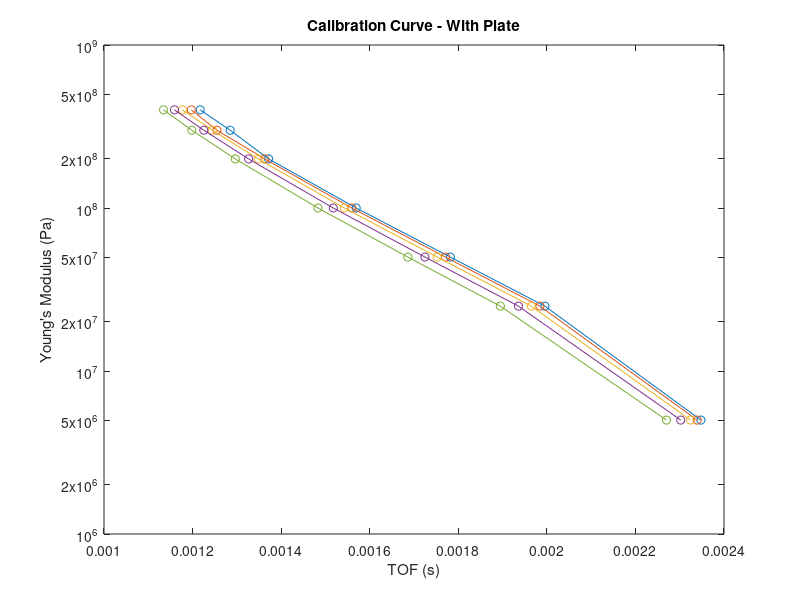

Write the MATLAB code that produced this figure. (Note: this script raises an error after producing the figure.)
% Load the data from the file
load('TOF.mat', 'TOF_data');

% Poisson's ratio values used in the simulation
pois = [0.1,0.2, 0.3, 0.4, 0.5];

% Young's modulus values used in the simulation
mody = [5e6, 25e6, 50e6, 100e6, 200e6, 300e6, 400e6];

% Create figure to plot data
figure;

% Iterate over Poisson's ratio values
for k = 1:length(pois)
    poi1 = pois(k);
    
    % Collect the data points for each Poisson's ratio
    tof_values_combined = [];
    
    % Iterate over Young's modulus values and plot TOF data for each Poisson's ratio
    for j = 1:length(mody)
        Ew = mody(j);
        tof_values = TOF_data{k, j}; % Extract TOF values for specific poi1 and Ew
        
        % Collect TOF values for each Young's modulus
        tof_values_combined = [tof_values_combined; tof_values']; % Use semicolon to concatenate vertically
    end
    
    % Plot TOF values for this Poisson's ratio with lines connecting the points
    plot(tof_values_combined, mody, '-o', 'DisplayName', sprintf('Poisson: %.1f', poi1));
    hold on;
end

% Set plot labels and title
xlabel('TOF (s)');
ylabel('Young''s Modulus (Pa)');
title('Calibration Curve - With Plate');

% Set the y-axis to a logarithmic scale
set(gca, 'YScale', 'log');

% Add more divisions to the y-axis (optional)
yticks([1e6 2e6 5e6 1e7 2e7 5e7 1e8 2e8 5e8 1e9]);

% Display Y-axis labels in scientific notation with the exponent
ytickformat('%.1e');

% Show grid lines to aid in reading values (optional)
grid on;

% Show legend for the entire plot
legend('Location', 'best');

% % Create "Validate" button
% validate_button = uicontrol('Style', 'pushbutton', ...
%                             'String', 'Validate', ...
%                             'Position', [20, 10, 80, 30], ...
%                             'Callback', @validateButtonCallback);
% 
% % Create "New Test" button
% new_test_button = uicontrol('Style', 'pushbutton', ...
%                             'String', 'New Test', ...
%                             'Position', [120, 10, 80, 30], ...
%                             'Callback', {@newTestButtonCallback, pois, mody, TOF_data}); % Pass 'pois' and 'mody' as arguments

% Callback function for the "Validate" button
function validateButtonCallback(~, ~)
    % Arrays to store the inserted points
    inserted_x = [];
    inserted_y = [];
    
    while true
        % Get input from the user
        input_str = inputdlg('Enter X and Y coordinates (or "stop" to finish):', 'Insert Point');
        
        % Check if the user wants to stop inserting points
        if isempty(input_str) || strcmpi(input_str{1}, 'stop')
            break;
        end
        
        % Convert the input string to numeric values
        xy = str2num(input_str{1});
        
        % Check if the input is valid (contains two values)
        if numel(xy) == 2
            x = xy(1);
            y = xy(2);
            
            % Plot the inserted point with larger red marker
            hold on;
            plot(x, y, 'ro', 'MarkerSize', 10, 'DisplayName', 'Inserted Points');
            
            % Store the inserted point in the arrays
            inserted_x = [inserted_x, x];
            inserted_y = [inserted_y, y];
            
            % Display the inserted point in a more readable format
            fprintf('Inserted point: X = %.6f, Y = %.1e\n', x, y);
        else
            disp('Invalid input. Please enter two numeric values (X Y) or "stop" to finish.');
        end
    end
    
    % Update the legend to include the inserted points
    legend('Location', 'best');
end

% Callback function for the "New Test" button
function newTestButtonCallback(~, ~, pois, mody, TOF_data)
    % Get input from the user for TOF and Poisson's ratio
    input_str = inputdlg({'Enter TOF value:', 'Enter Poisson''s ratio:'}, 'New Test');
    if isempty(input_str)
        return;
    end
    
    % Convert the input strings to numeric values
    tof_value = str2double(input_str{1});
    poisson_ratio = str2double(input_str{2});
    
    % Find the closest Poisson's ratio in the provided array 'pois'
    [~, idx] = min(abs(pois - poisson_ratio));
    closest_poisson = pois(idx);
    
    % Extract TOF values and corresponding Young's modulus values for the selected Poisson's ratio
    tof_values = TOF_data{idx, :};
    modulus_values = mody; % Since mody is a vector, no need to index it
    
    % Interpolate the Young's modulus using the provided TOF value
    estimated_modulus = interp1(tof_values, modulus_values, tof_value, 'linear');
    
    % Display the interpolated modulus value to the console
    fprintf('Interpolated Modulus for TOF = %.6f and Closest Poisson''s ratio %.2f: %.1e Pa\n', tof_value, closest_poisson, estimated_modulus);
    
    % Plot the new point and the interpolation
    hold on;
    plot(tof_value, estimated_modulus, 'bs', 'MarkerSize', 10, 'DisplayName', 'New Test Point');
    
    % Add the interpolation line
    plot(tof_values, modulus_values, 'k--', 'DisplayName', 'Interpolation');
    
    % Update the legend to include the new point and interpolation
    legend('Location', 'best');
end

